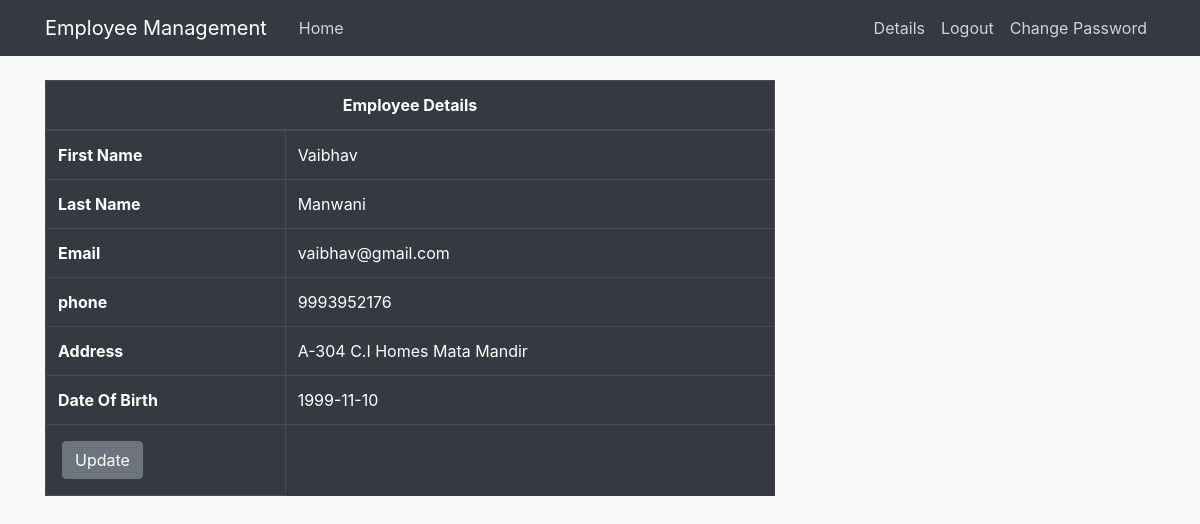
Screenshot of /details (signed in) with the database file from the repository.
### employeemanagement/models.py (models this page shows, shortened)
class Employee(db.Model, UserMixin):
    id = db.Column(db.Integer, primary_key=True)
    FirstName = db.Column(db.String(20), nullable=False)
    LastName = db.Column(db.String(20), nullable=False)
    email = db.Column(db.String(120), unique=True, nullable=False)
    phone = db.Column(db.Integer, nullable=False)
    dob = db.Column(db.Date, nullable=False)
    address = db.Column(db.Text, nullable=False)
    isAdmin = db.Column(db.Boolean, nullable=False, default=False)
    password = db.Column(db.String(60), nullable=False)

### employeemanagement/routes.py (the view)
@app.route("/details")
@login_required
def details():
    return render_template('details.html')

### employeemanagement/models.py (called while the page is built)
@login_manager.user_loader
def load_user(user_id):
    return Employee.query.get(int(user_id))

### employeemanagement/templates/details.html
{% extends "layout.html" %}
{% block content %}
   <table class="table table-bordered table-dark table-hover ">
      <thead>
        <tr>
            <th  colspan = "2" style="text-align: center" > Employee Details </th>
        </tr>
      </thead>
      <tbody>
        <tr>
          <th>First Name</th>
          <td> {{ current_user.FirstName }} </td>
        </tr>
        <tr>
          <th>Last Name</th>
          <td>{{ current_user.LastName }}</td>
        </tr>
        <tr>
          <th>Email</th>
          <td> {{current_user.email}}  </td>
        </tr>
        <tr>
          <th> phone </th>
          <td>  {{current_user.phone }} </td>
        </tr>
        <tr>
          <th> Address </th>
          <td>  {{ current_user.address }} </td>
        </tr>
        <tr>
          <th> Date Of Birth </th>
          <td>  {{current_user.dob.strftime('%Y-%m-%d') }} </td>
        </tr>
        <tr>
          <td>  <a class="btn btn-secondary btn-small m-1" href="{{ url_for ('update_employee',employee_id= current_user.id) }}" > Update </a> </td>
        </tr>
      </tbody>
   </table>
{% endblock content %}

### employeemanagement/static/main.css (style rules this page uses)
body { background: #fafafa; color: #333333; margin-top: 5rem; }

### rows the page displays
Employee: FirstName "Vaibhav", LastName "Manwani", email "vaibhav@gmail.com", phone "9993952176", address "A-304 C.I Homes Mata Mandir", dob "1999-11-10"
